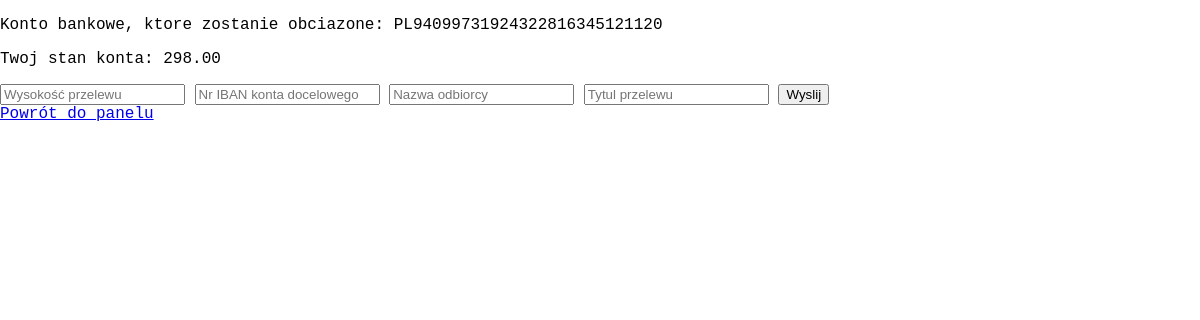
Before: /make_transfer (signed in) with the older database file.
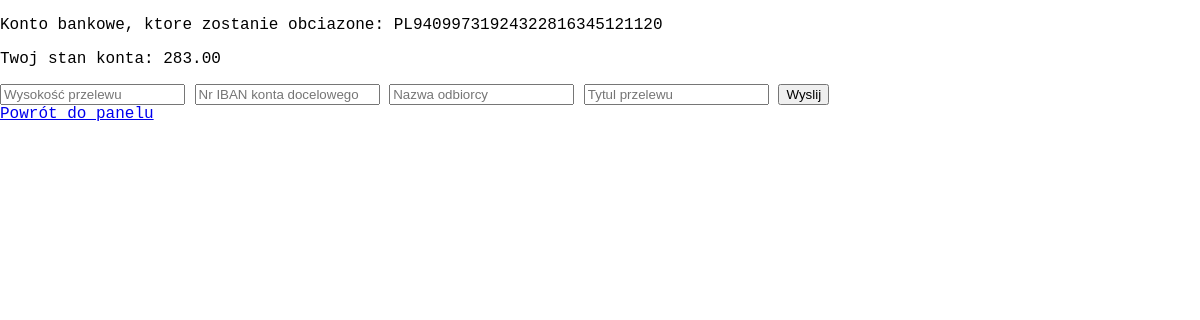
After: the same page with the newer database file.
### app/__init__.py (models this page shows, shortened)
class Customers(db.Model, UserMixin):
    __tablename__ = "Customers"
    customer_id = db.Column(db.String(16), primary_key=True, unique=True)
    iban_number = db.Column(db.String(28), nullable=False, unique=True)
    account_balance = db.Column(db.Float, nullable=False)
    pesel = db.Column(db.String(11), db.ForeignKey('Users.pesel'))

### app/views.py (the view, shortened to what this page needs)
@app.route("/make_transfer", methods=['GET', 'POST'])
@login_required
def make_transfer():
    login = current_user.login
    user = Users.query.filter_by(login=login).first()
    customer = Customers.query.filter_by(pesel=user.pesel).first()
    form = Transfer_form()
    return render_template("make_transfer.html",form=form, iban_source=customer.iban_number, balance=customer.account_balance)

### app/models/utils.py
class Transfer_form(FlaskForm):
    amount = StringField(validators=[InputRequired(), Length(min=1)], render_kw={'placeholder': 'Wysokość przelewu'})
    iban_destination = StringField(validators=[InputRequired(), Length(min=28, max=28)], render_kw={'placeholder': 'Nr IBAN konta docelowego'})
    receiver_name = StringField(validators=[InputRequired(), Length(min=1)], render_kw={'placeholder': 'Nazwa odbiorcy'})
    title = StringField(validators=[InputRequired(), Length(min=1)], render_kw={'placeholder': 'Tytul przelewu'})
    submit = SubmitField("Wyslij")

### app/views.py (called while the page is built)
@login_manager.user_loader
def load_user(pesel):
    return Users.query.get(pesel)

### app/templates/make_transfer.html (shortened to what this page needs)
{% extends 'base.html'%}
{% block body %}
<p> Konto bankowe, ktore zostanie obciazone: {{ iban_source }} </p>
<p> Twoj stan konta: {{ "%.2f"|format(balance) }}</p>
<form method="POST" action="">
    {{ form.amount }}
    {{ form.iban_destination }}
    {{ form.receiver_name }}
    {{ form.title }}
    {{ form.submit }}
</form>
<a href="{{ url_for('dashboard') }}">Powrót do panelu</a>
{% endblock %}

### app/templates/base.html (shortened to what this page needs)
<!DOCTYPE html>
<html lang="en">
<head>
    <link rel="stylesheet" href="{{ url_for('static', filename='css/main.css') }}">
</head>
<body>
    {% block body %}{% endblock %}
</body>
</html>

### app/static/css/main.css (style rules this page uses)
body { margin: 0; font-family: 'Courier New', Courier, monospace; }

Changed rows visible on the page:
changed Customers "PL94099731924322816345121120": account_balance "298.00" → "283.00"
